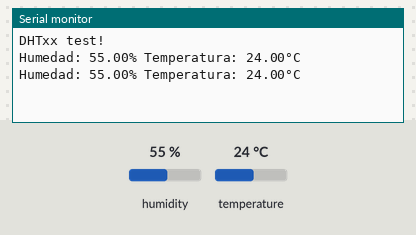
The sketch below on a simulated ESP32. Shown: the last lines printed to the serial monitor. Inputs (shaded band) come from the test bench; at power-on: humidity 55 %, temperature 24 °C.

Above: at 4.8 s.
4.9 s: humidity set to 22 %
At 6.8 s:
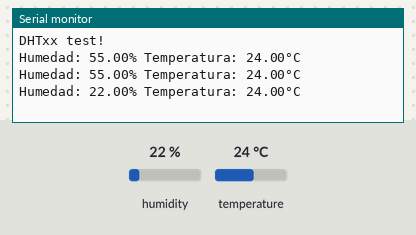
7.9 s: temperature set to 12 °C
At 9.2 s:
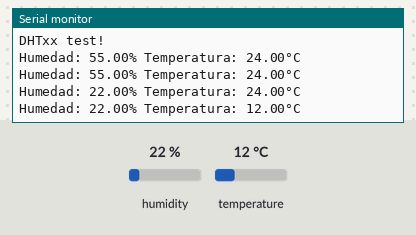
10.9 s: humidity set to 40 %
At 12.8 s:
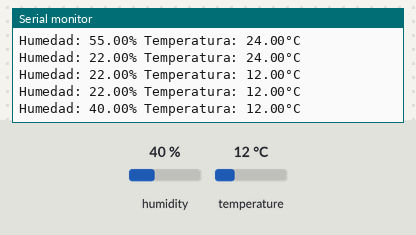
Timing chart, 0 to 14.3 s (numbered marks = the images above; inputs shaded):
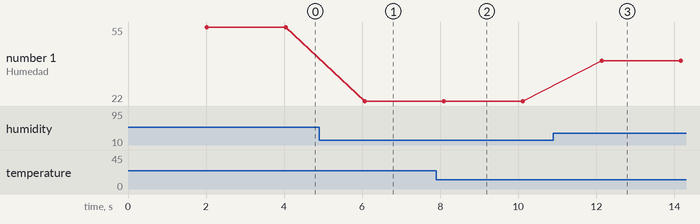

The sketch:

temp_hum.ino
```cpp
/////////////////////////////////////////////////////////////////////////////
// Sharp DHT11 Sensor de Temperatura y Humedad
//
//Tiempo estimado de ejecucion: +2 Segs
//
// Board Connection: https://i0.wp.com/randomnerdtutorials.com/wp-content/uploads/2019/04/dht_esp32_bb.png?w=714&quality=100&strip=all&ssl=1
//
//
/////////////////////////////////////////////////////////////////////////////
// Codigo base de: https://randomnerdtutorials.com/esp32-dht11-dht22-temperature-humidity-sensor-arduino-ide/
// Codigo dado por: Daniel Cerro
// Codigo modificado por: Juan Sebastian Guerrero
/////////////////////////////////////////////////////////////////////////////

#include <DHT.h>
#include <DHT_U.h>
//#include <dummy.h>

#define DHTPIN 12
#define DHTTYPE DHT11

DHT dht(DHTPIN, DHTTYPE);

void setup() {
Serial.begin(115200);
Serial.println(F("DHTxx test!"));

dht.begin();
}

void imprimirTyH(float t, float h) {

	if(isnan(h) || isnan(t)){
		Serial.println(F("Failed to read from DHT sensor!"));
		return;
	}

	Serial.print(F("Humedad: "));
	Serial.print(h);
	Serial.print(F("% Temperatura: "));
	Serial.print(t);
	Serial.println(F("°C "));
}

void loop() {

	delay(2000); //Es un sensor lento, por lo que hay que darle tiempo.
	float h = dht.readHumidity();
	float t = dht.readTemperature();
  imprimirTyH(t, h); //imprimir en serial
	if(isnan(h) || isnan(t)){ //Si no lee correctamente dar codigo error;
		h = -1; //Codigo de error en la lectura humedad
		t = -1; //Codigo de erro en la lectura temperatria
	}

}
```

Measured:
- after the input at 4.9 s, the serial monitor: prints a new line after 1.2 s (image 1)
- after the input at 7.9 s, the serial monitor: prints a new line after 0.19 s (image 2)
- after the input at 10.9 s, the serial monitor: prints a new line after 1.2 s (image 3)
- plotted number 1: 55 → 22 after the input at 4.9 s, 22 → 40 after the input at 10.9 s
